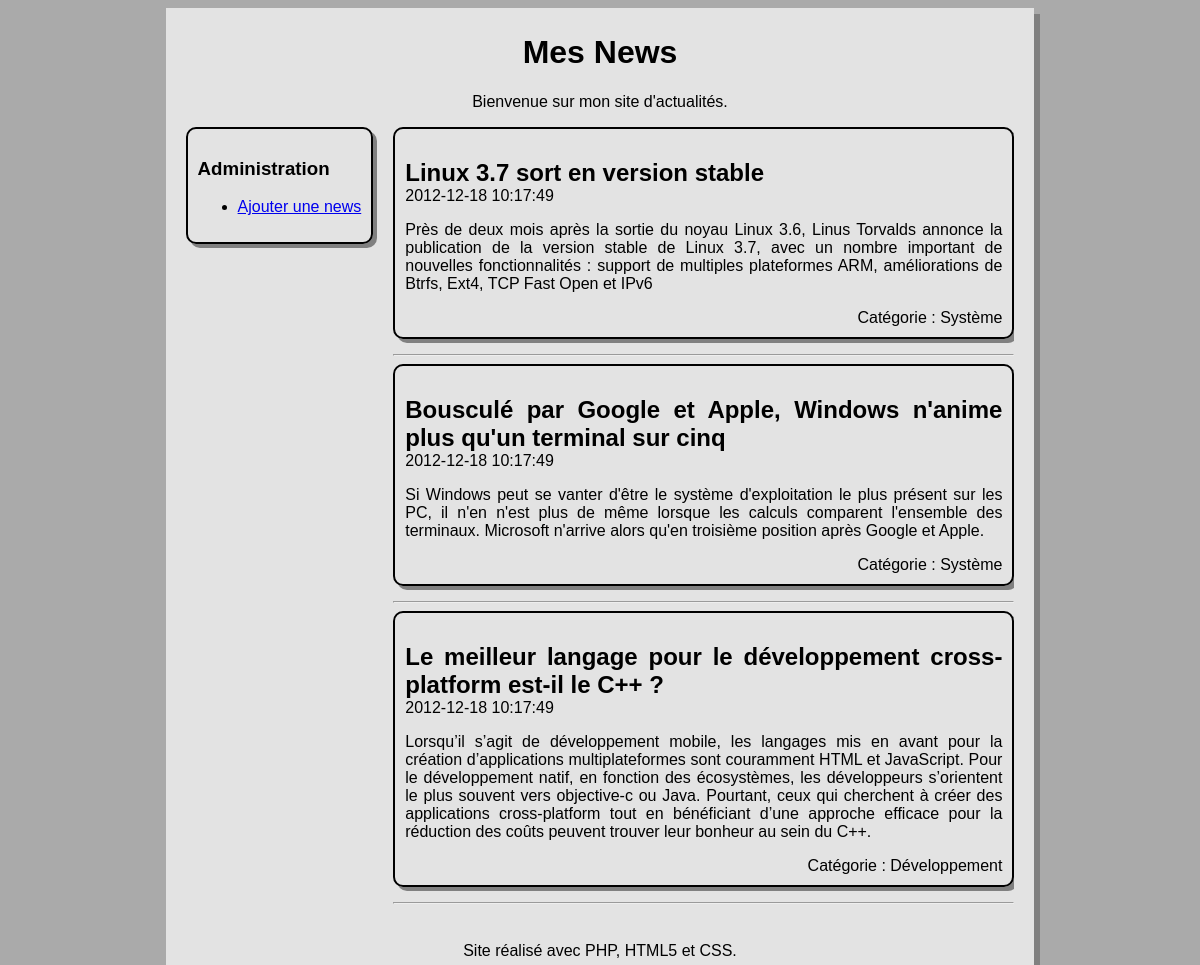
Page /Vue/erreur.php on the committed database.
### tables this page shows
create table T_NEWS (
  NEWS_ID integer primary key auto_increment,
  NEWS_DATE datetime not null,
  NEWS_TITRE varchar(100) not null,
  NEWS_CONTENU varchar(500) not null,
  CAT_ID integer not null,
  constraint fk_news_cat foreign key(CAT_ID) references T_CATEGORIE(CAT_ID)
);

create table T_CATEGORIE (
  CAT_ID integer primary key auto_increment,
  CAT_NOM varchar(100) not null
);

### Vue/erreur.php (called while the page is built, shortened)
<?php require 'gabarit.php' ?>

### Vue/gabarit.php (the view, shortened to what this page needs)
<!doctype html>
<html lang="fr">
    <head>
        <link rel="stylesheet" href="style.css" />
    </head>
    <body>
        <div id="global">
            <header>
                <h1 id="titreSite"><a href="index.php">Mes News</a></h1>
                <p class="centre">Bienvenue sur mon site d'actualités.</p>
            </header>
            <nav>
                <section>
                    <h1>Administration</h1>
                    <ul>
                        <li><a href="news.php">Ajouter une news</a></li>
                    </ul>
                </section>
            </nav>
            <div id="contenu">
                <?php
                $cnx = mysql_connect('localhost', 'root', '') or die('Connexion impossible');
                $resultats = mysql_query('select * from T_NEWS N JOIN T_CATEGORIE C ON N.CAT_ID=C.CAT_ID order by NEWS_ID desc', $cnx);
                $ligne = mysql_fetch_assoc($resultats);
                while ($ligne) {
                    ?>
                    <article>
                        <header>
                            <h1 class="titreNews"><?php echo $ligne['NEWS_TITRE'] ?></h1>
                            <time><?php echo $ligne['NEWS_DATE'] ?></time>
                        </header>
                        <p><?php echo $ligne['NEWS_CONTENU'] ?></p>
                        <footer class="categorie">Catégorie : <?php echo $ligne['CAT_NOM'] ?></footer>
                    </article>
                    <hr />
                    <?php
                    $ligne = mysql_fetch_assoc($resultats);
                }
                ?>
            </div>
            <footer id="piedSite">
                Site réalisé avec PHP, HTML5 et CSS.
            </footer>
        </div>
    </body>
</html>

### Contenu/style.css (style rules this page uses)
html, body { height: 100%; }
body { background: rgb(170,170,170); font-family: 'Futura-Medium', 'Futura', 'Trebuchet MS', sans-serif; }
nav, article { border: 2px solid; border-radius: 10px; padding: 10px; box-shadow: 4px 4px 0px grey; }
nav { float: left; margin-right: 20px; }
article { margin-bottom: 15px; }
#global { min-height: 100%; background: rgb(227,227,227); width: 70%; margin: auto; text-align: justify; padding: 5px 20px; box-shadow: 6px 6px 0px grey; }
#contenu { margin-bottom : 30px; overflow: hidden; }
#titreSite, #piedSite { text-align: center; }
.centre { text-align: center; }
.titreNews { margin-bottom : 0px; }
.titreNews a, #titreSite a { color: black; text-decoration: none; }
.categorie { text-align: right; }

### rows in the picture
t_news: NEWS_TITRE "Linux 3.7 sort en version stable", NEWS_DATE "2012-12-18 10:17:49", NEWS_CONTENU "Près de deux mois après la sortie du noyau Linux 3.6, Linus Torvalds annonce la publication de la version stable de Linux 3.7, avec un nombre important de nouvelles fonctionnalités : support de multiples plateformes ARM, améliorations de Btrfs, Ext4, TCP Fast Open et IPv6", CAT_ID.CAT_NOM "Système"
t_news: NEWS_TITRE "Bousculé par Google et Apple, Windows n'anime plus qu'un terminal sur cinq", NEWS_DATE "2012-12-18 10:17:49", NEWS_CONTENU "Si Windows peut se vanter d'être le système d'exploitation le plus présent sur les PC, il n'en n'est plus de même lorsque les calculs comparent l'ensemble des terminaux. Microsoft n'arrive alors qu'en troisième position après Google et Apple.", CAT_ID.CAT_NOM "Système"
t_news: NEWS_TITRE "Le meilleur langage pour le développement cross-platform est-il le C++ ?", NEWS_DATE "2012-12-18 10:17:49", NEWS_CONTENU "Lorsqu’il s’agit de développement mobile, les langages mis en avant pour la création d’applications multiplateformes sont couramment HTML et JavaScript. Pour le développement natif, en fonction des écosystèmes, les développeurs s’orientent le plus souvent vers objective-c ou Java. Pourtant, ceux qui cherchent à créer des applications cross-platform tout en bénéficiant d’une approche efficace pour la réduction des coûts peuvent trouver leur bonheur au sein du C++.", CAT_ID.CAT_NOM "Développement"
